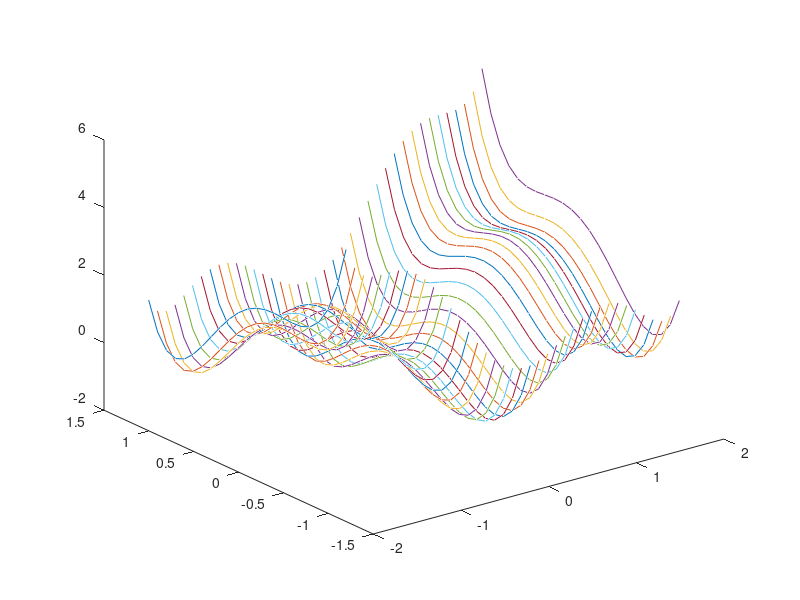
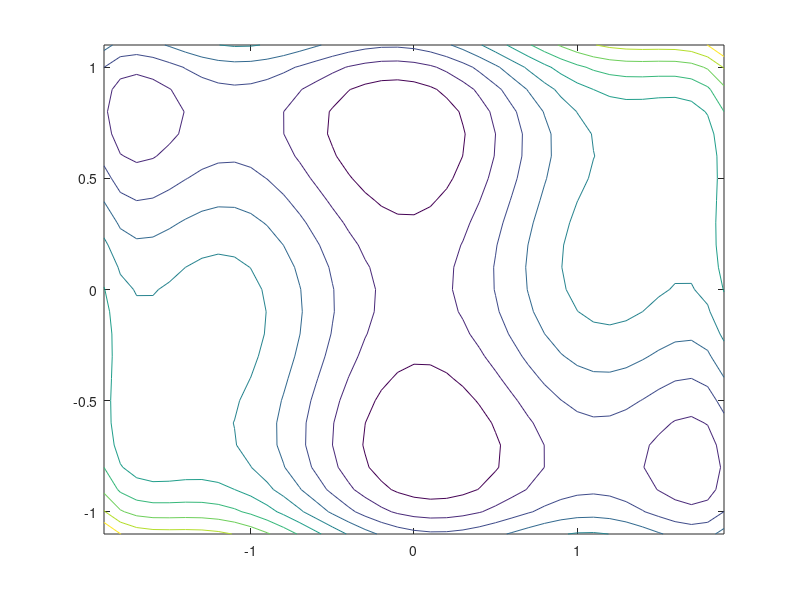
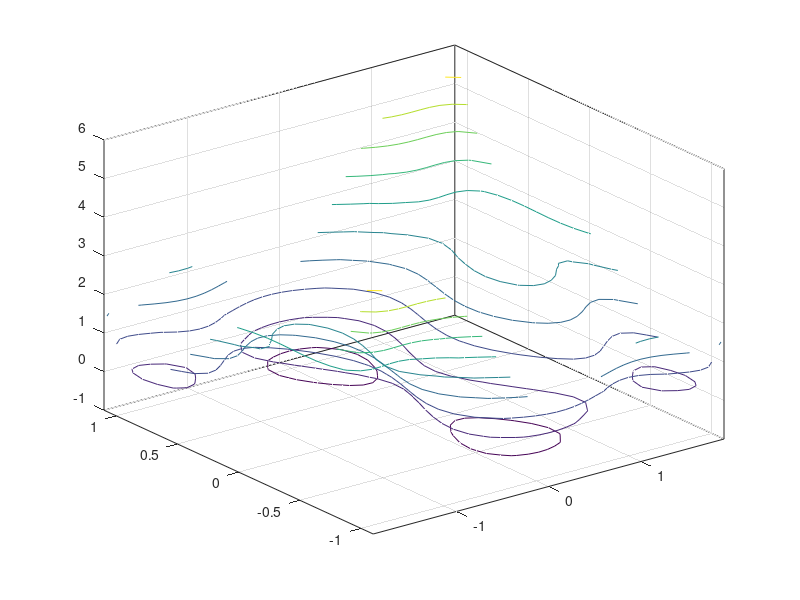
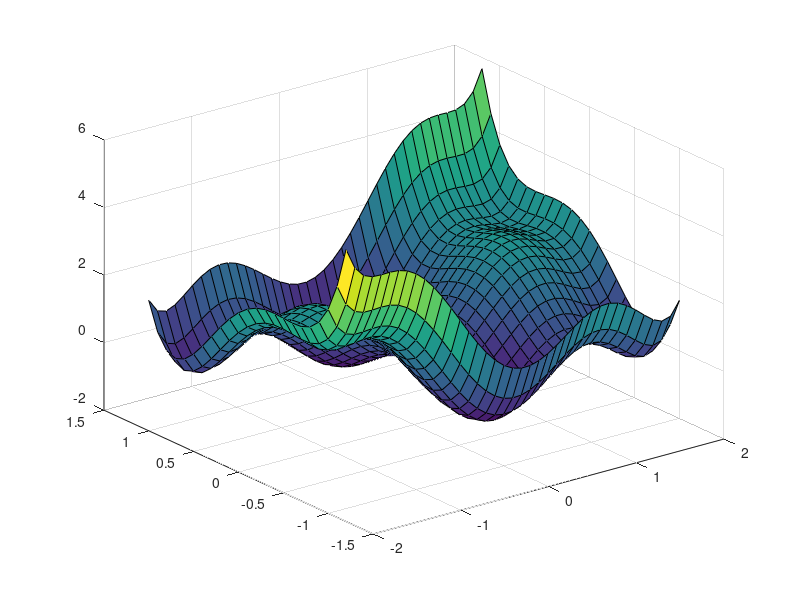

Recreate these plots in MATLAB, in order.
% latihan buat grafik
% x = [-10:1:10]
% y = x.^2;
% plot(x,y)

% x = linspace(0,2*pi);
% y = sin(x);
% plot(x,y)
% 
% % hold on
% 
% y2 = cos(x);
% plot(x,y2,':')
% legend('sin','cos')

% Equel Maxima
% x = [0:0.001:1]
% y = (sin(5*pi*x)).^6
% plot(x,y,'-k')

%Decreasing
% x = [0:0.001:1]
% y = exp(-2*log(2)*((x-0.1)/0.8).^2).*(sin(5*pi*x)).^6;
% plot(x,y,'hexagramb')

%Second Minima
% x = -4:0.1:4;
% y = -4:0.1:4;
% [X,Y] = meshgrid(x,y);
% f = (0.5*(X.^4-16*X.^2+5*X)+0.5*(Y.^4-16*Y.^2+5*Y));
% figure(1)
% plot3(X,Y,f)
% figure(2)
% contour(X,Y,f)
% figure(3)
% contour3(X,Y,f)
% figure(4)
% surf(X,Y,f)
% figure(5)
% surfc(X,Y,f)
% figure(6)
% meshc(X,Y,f)

%Six Ham
x = -1.9:0.1:1.9;
y = -1.1:0.1:1.1;
[X,Y] = meshgrid(x,y);
f = (4-2.1*X.^2+X.^4/3).*X.^2+X.*Y+4*(-1+Y.^2).*Y.^2;
figure(1)
plot3(X,Y,f)
figure(2)
contour(X,Y,f)
figure(3)
contour3(X,Y,f)
figure(4)
surf(X,Y,f)
figure(5)
surfc(X,Y,f)
figure(6)
meshc(X,Y,f)
